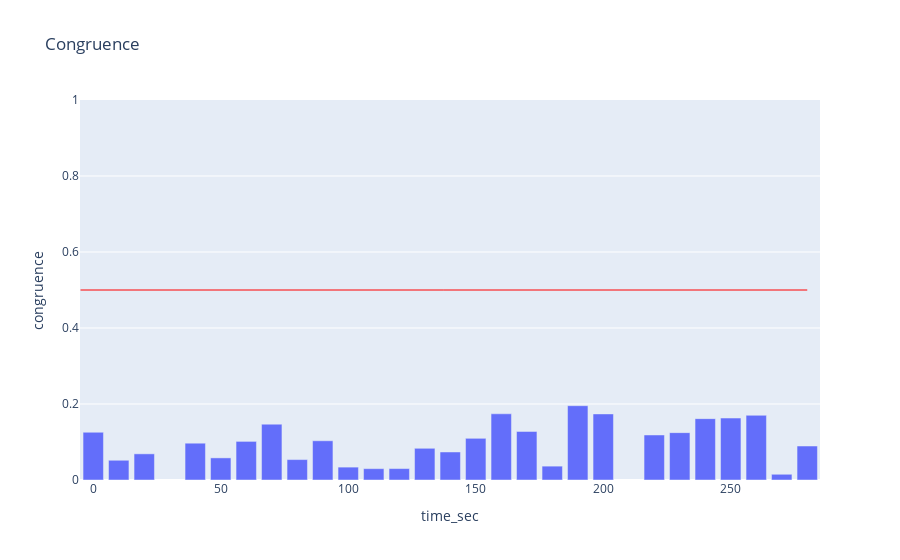

Notebook cell for this chart:
### Code cell
fig = px.bar(congr_data, x="time_sec", y="congruence", title='Congruence')
fig.add_shape(type='line',
              x0=-5, y0=0.5,
              x1=video_emo["time_sec"][video_emo.shape[0]-1], y1=0.5,
              line=dict(color='red', width=1))
fig.update_yaxes(range=[0, 1])
fig.show()

### Figure 1 — Plotly figure (JSON) as saved in the notebook; plotly's stock layout.template omitted (floating-point values rounded to 4 significant figures)
{"data": [{"alignmentgroup": "True", "hovertemplate": "time_sec=%{x}<br>congruence=%{y}<extra></extra>", "legendgroup": "", "marker": {"color": "#636efa", "pattern": {"shape": ""}}, "name": "", "offsetgroup": "", "orientation": "v", "showlegend": false, "textposition": "auto", "type": "bar", "x": [0, 10, 20, 40, 50, 60, 70, 80, 90, 100, 110, 120, 130, 140, 150, 160, 170, 180, 190, 200, 220, 230, 240, 250, 260, 270, 280], "xaxis": "x", "y": [0.1257, 0.05195, 0.06884, 0.09684, 0.05819, 0.1016, 0.1469, 0.05372, 0.1032, 0.0339, 0.02984, 0.03009, 0.08346, 0.07375, 0.1097, 0.1742, 0.1278, 0.03646, 0.1955, 0.1739, 0.1185, 0.1246, 0.1615, 0.163, 0.1703, 0.01507, 0.08944], "yaxis": "y"}], "layout": {"barmode": "relative", "legend": {"tracegroupgap": 0}, "shapes": [{"line": {"color": "red", "width": 1}, "type": "line", "x0": -5, "x1": 280, "y0": 0.5, "y1": 0.5}], "title": {"text": "Congruence"}, "xaxis": {"anchor": "y", "domain": [0, 1], "title": {"text": "time_sec"}}, "yaxis": {"anchor": "x", "domain": [0, 1], "range": [0, 1], "title": {"text": "congruence"}}}}
